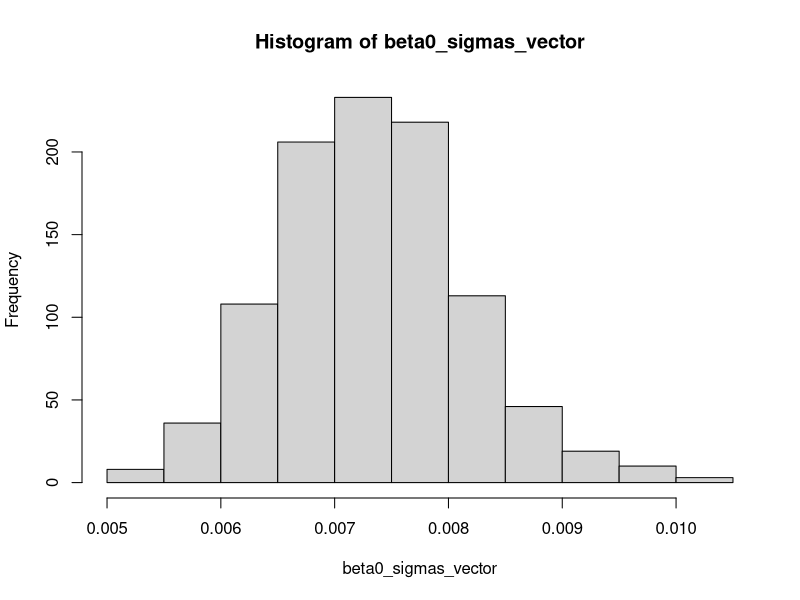
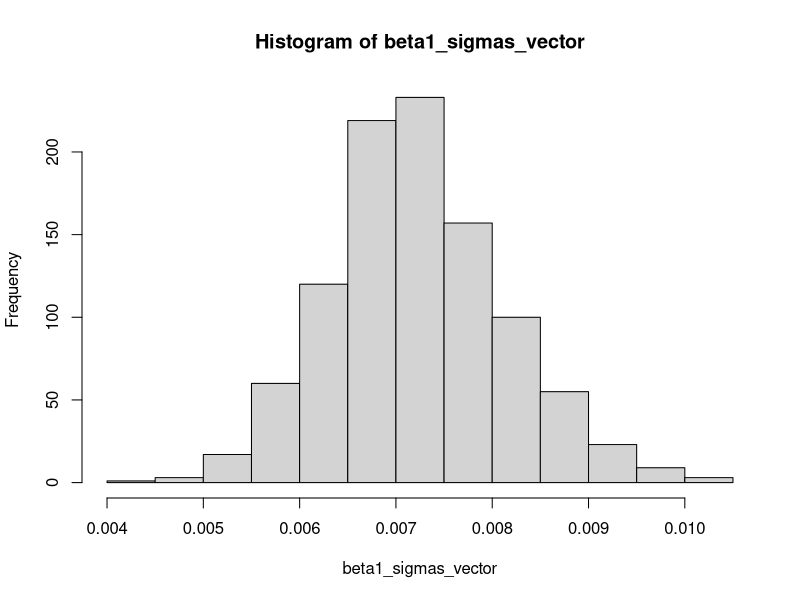

Write R code to recreate these figures, in order.
# Clear the workspace
rm(list=ls())
cat("\014") 

# Set random seed for reproducibility
set.seed(47)

# Parameters for generation of data
N           = 100
beta_0      = 2
beta_1      = 0.5
betas       = c(beta_0, beta_1)
epsilons    = rnorm(N,0,0.5)
X           = rnorm(N,0,1)
ones_vector = seq(1,1,length.out=N)
# Simple linear model
Y = beta_0 + beta_1 * X + epsilons

# Data
data = cbind(ones_vector,X)

############ Bootstrap ###################
# Init the sigmas vector as empty
beta0_sigmas_vector = numeric()
beta1_sigmas_vector = numeric()
bootTrials = 1000
for(i in 1:bootTrials) {
  set.seed(47 + i)
  # Sample from your data with replacement
  currSample = data[sample(N, replace = TRUE),]
  
  # Compute the sample variances for the current Bootstrap Sample
  currSigma = (1/(N-2)) * t((currSample %*%  betas) - Y) %*% ((currSample %*% betas) - Y)
  
  # Compute the variance vector from the estimators
  currBetaSigma =  currSigma[1,1] * solve(t(currSample) %*% currSample)
  
  # append to the sigmas vector
  beta0_sigmas_vector = append(currBetaSigma[1,1], beta0_sigmas_vector)
  beta1_sigmas_vector = append(currBetaSigma[2,2], beta1_sigmas_vector)
}

# Compute a histogram of the test statistic
hist(beta0_sigmas_vector)
hist(beta1_sigmas_vector)
# Compute the quantiles
print('############ RESULTS ##########################')
print('The quantiles for the var(b0) and var(b1) are: ')
quantile(beta0_sigmas_vector, probs = c(0.025, 0.975))
quantile(beta1_sigmas_vector, probs = c(0.025, 0.975))
